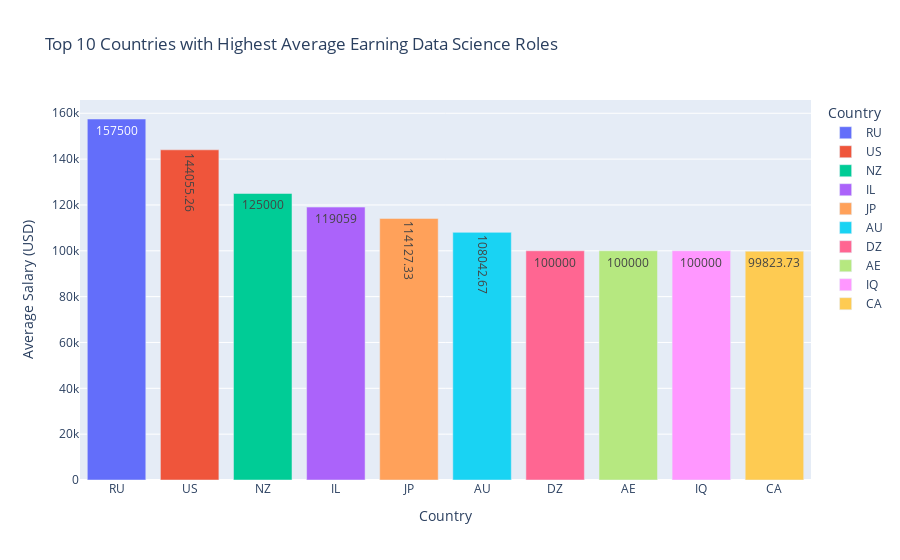

Source (notebook cell):
### Code cell
# What are the countries with the highest average pay
averageSalary=data.groupby('company_location',as_index=False)['salary_in_usd'].mean().sort_values(by='salary_in_usd',ascending=False).head(rank) # Top rank countries with Highest Average Earning Data Science Roles 
averageSalary['salary_in_usd']=round(averageSalary['salary_in_usd'],2) # Round to 2 decimal places

fig=px.bar(averageSalary,x='company_location',y='salary_in_usd',color='company_location',labels={'company_location':'Country','salary_in_usd':'Average Salary (USD)'},text='salary_in_usd',title='Top 10 Countries with Highest Average Earning Data Science Roles')
fig.show()

### Figure 1 — Plotly figure (JSON) as saved in the notebook; plotly's stock layout.template omitted (floating-point values rounded to 4 significant figures)
{"data": [{"alignmentgroup": "True", "hovertemplate": "Country=%{x}<br>Average Salary (USD)=%{text}<extra></extra>", "legendgroup": "RU", "marker": {"color": "#636efa", "pattern": {"shape": ""}}, "name": "RU", "offsetgroup": "RU", "orientation": "v", "showlegend": true, "text": [157500], "textposition": "auto", "type": "bar", "x": ["RU"], "xaxis": "x", "y": [157500], "yaxis": "y"}, {"alignmentgroup": "True", "hovertemplate": "Country=%{x}<br>Average Salary (USD)=%{text}<extra></extra>", "legendgroup": "US", "marker": {"color": "#EF553B", "pattern": {"shape": ""}}, "name": "US", "offsetgroup": "US", "orientation": "v", "showlegend": true, "text": [144100.0], "textposition": "auto", "type": "bar", "x": ["US"], "xaxis": "x", "y": [144100.0], "yaxis": "y"}, {"alignmentgroup": "True", "hovertemplate": "Country=%{x}<br>Average Salary (USD)=%{text}<extra></extra>", "legendgroup": "NZ", "marker": {"color": "#00cc96", "pattern": {"shape": ""}}, "name": "NZ", "offsetgroup": "NZ", "orientation": "v", "showlegend": true, "text": [125000], "textposition": "auto", "type": "bar", "x": ["NZ"], "xaxis": "x", "y": [125000], "yaxis": "y"}, {"alignmentgroup": "True", "hovertemplate": "Country=%{x}<br>Average Salary (USD)=%{text}<extra></extra>", "legendgroup": "IL", "marker": {"color": "#ab63fa", "pattern": {"shape": ""}}, "name": "IL", "offsetgroup": "IL", "orientation": "v", "showlegend": true, "text": [119059], "textposition": "auto", "type": "bar", "x": ["IL"], "xaxis": "x", "y": [119059], "yaxis": "y"}, {"alignmentgroup": "True", "hovertemplate": "Country=%{x}<br>Average Salary (USD)=%{text}<extra></extra>", "legendgroup": "JP", "marker": {"color": "#FFA15A", "pattern": {"shape": ""}}, "name": "JP", "offsetgroup": "JP", "orientation": "v", "showlegend": true, "text": [114100.0], "textposition": "auto", "type": "bar", "x": ["JP"], "xaxis": "x", "y": [114100.0], "yaxis": "y"}, {"alignmentgroup": "True", "hovertemplate": "Country=%{x}<br>Average Salary (USD)=%{text}<extra></extra>", "legendgroup": "AU", "marker": {"color": "#19d3f3", "pattern": {"shape": ""}}, "name": "AU", "offsetgroup": "AU", "orientation": "v", "showlegend": true, "text": [108000.0], "textposition": "auto", "type": "bar", "x": ["AU"], "xaxis": "x", "y": [108000.0], "yaxis": "y"}, {"alignmentgroup": "True", "hovertemplate": "Country=%{x}<br>Average Salary (USD)=%{text}<extra></extra>", "legendgroup": "DZ", "marker": {"color": "#FF6692", "pattern": {"shape": ""}}, "name": "DZ", "offsetgroup": "DZ", "orientation": "v", "showlegend": true, "text": [100000], "textposition": "auto", "type": "bar", "x": ["DZ"], "xaxis": "x", "y": [100000], "yaxis": "y"}, {"alignmentgroup": "True", "hovertemplate": "Country=%{x}<br>Average Salary (USD)=%{text}<extra></extra>", "legendgroup": "AE", "marker": {"color": "#B6E880", "pattern": {"shape": ""}}, "name": "AE", "offsetgroup": "AE", "orientation": "v", "showlegend": true, "text": [100000], "textposition": "auto", "type": "bar", "x": ["AE"], "xaxis": "x", "y": [100000], "yaxis": "y"}, {"alignmentgroup": "True", "hovertemplate": "Country=%{x}<br>Average Salary (USD)=%{text}<extra></extra>", "legendgroup": "IQ", "marker": {"color": "#FF97FF", "pattern": {"shape": ""}}, "name": "IQ", "offsetgroup": "IQ", "orientation": "v", "showlegend": true, "text": [100000], "textposition": "auto", "type": "bar", "x": ["IQ"], "xaxis": "x", "y": [100000], "yaxis": "y"}, {"alignmentgroup": "True", "hovertemplate": "Country=%{x}<br>Average Salary (USD)=%{text}<extra></extra>", "legendgroup": "CA", "marker": {"color": "#FECB52", "pattern": {"shape": ""}}, "name": "CA", "offsetgroup": "CA", "orientation": "v", "showlegend": true, "text": [99820.0], "textposition": "auto", "type": "bar", "x": ["CA"], "xaxis": "x", "y": [99820.0], "yaxis": "y"}], "layout": {"barmode": "relative", "legend": {"title": {"text": "Country"}, "tracegroupgap": 0}, "title": {"text": "Top 10 Countries with Highest Average Earning Data Science Roles"}, "xaxis": {"anchor": "y", "categoryarray": ["RU", "US", "NZ", "IL", "JP", "AU", "DZ", "AE", "IQ", "CA"], "categoryorder": "array", "domain": [0, 1], "title": {"text": "Country"}}, "yaxis": {"anchor": "x", "domain": [0, 1], "title": {"text": "Average Salary (USD)"}}}}
